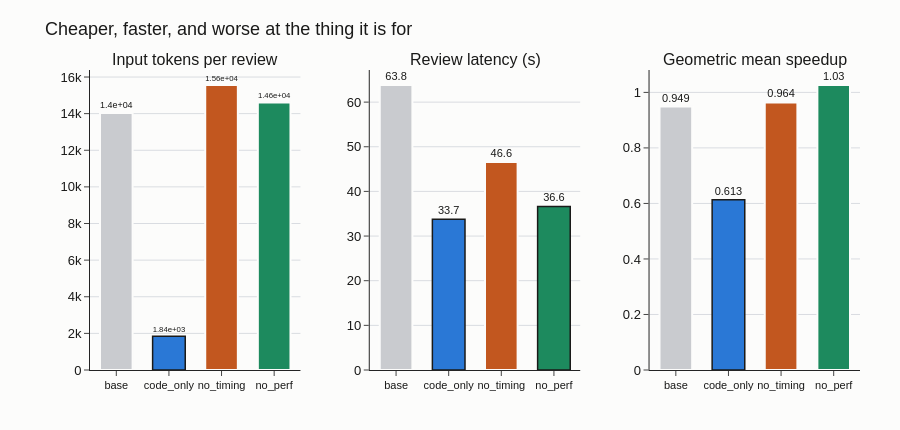

Here is the notebook cell this chart was saved with:
### Markdown cell above
## 6. What it cost

### Code cell
"""What each preset cost, beside the speedup it bought."""
figure = make_subplots(
    rows=1,
    cols=3,
    subplot_titles=[
        "Input tokens per review",
        "Review latency (s)",
        "Geometric mean speedup",
    ],
    horizontal_spacing=0.09,
)
panels = [
    ("end_to_end_cost", "mean_input_tokens", 1),
    ("end_to_end_cost", "mean_review_latency_s", 2),
    ("mean_median_speedup", "geometric_mean_speedup", 3),
]
for metric, reported, column in panels:
    for preset in PRESETS:
        row = cell(preset, metric, reported)
        value = number(row.get("estimate"))
        if value is None:
            continue
        figure.add_trace(
            go.Bar(
                x=[preset],
                y=[value],
                marker=dict(
                    color=COLOUR.get(preset, "#c9cbcf"),
                    line=dict(
                        color=INK if clears_zero(row) else SURFACE,
                        width=1.5 if clears_zero(row) else 2,
                    ),
                ),
                text=[f"{value:,.3g}"],
                textposition="outside",
                textfont=dict(size=11, color=INK),
                showlegend=False,
                width=0.62,
            ),
            row=1,
            col=column,
        )
    figure.update_yaxes(gridcolor=LINE, showgrid=True, row=1, col=column)
    figure.update_xaxes(tickfont=dict(size=11), row=1, col=column)
figure.update_layout(
    **LAYOUT,
    title="Cheaper, faster, and worse at the thing it is for",
    height=430,
    bargap=0.3,
)
figure.show()

### Figure 1 — Plotly figure (JSON) as saved in the notebook; plotly's stock layout.template omitted (floating-point values rounded to 4 significant figures)
{"data": [{"marker": {"color": "#c9cbcf", "line": {"color": "#fcfcfb", "width": 2}}, "showlegend": false, "text": ["1.4e+04"], "textfont": {"color": "#1a1a19", "size": 11}, "textposition": "outside", "type": "bar", "width": 0.62, "x": ["base"], "xaxis": "x", "y": [14030.0], "yaxis": "y"}, {"marker": {"color": "#2a78d6", "line": {"color": "#1a1a19", "width": 1.5}}, "showlegend": false, "text": ["1.84e+03"], "textfont": {"color": "#1a1a19", "size": 11}, "textposition": "outside", "type": "bar", "width": 0.62, "x": ["code_only"], "xaxis": "x", "y": [1838.0], "yaxis": "y"}, {"marker": {"color": "#c2571f", "line": {"color": "#fcfcfb", "width": 2}}, "showlegend": false, "text": ["1.56e+04"], "textfont": {"color": "#1a1a19", "size": 11}, "textposition": "outside", "type": "bar", "width": 0.62, "x": ["no_timing"], "xaxis": "x", "y": [15560.0], "yaxis": "y"}, {"marker": {"color": "#1d8a5e", "line": {"color": "#fcfcfb", "width": 2}}, "showlegend": false, "text": ["1.46e+04"], "textfont": {"color": "#1a1a19", "size": 11}, "textposition": "outside", "type": "bar", "width": 0.62, "x": ["no_perf"], "xaxis": "x", "y": [14600.0], "yaxis": "y"}, {"marker": {"color": "#c9cbcf", "line": {"color": "#fcfcfb", "width": 2}}, "showlegend": false, "text": ["63.8"], "textfont": {"color": "#1a1a19", "size": 11}, "textposition": "outside", "type": "bar", "width": 0.62, "x": ["base"], "xaxis": "x2", "y": [63.83], "yaxis": "y2"}, {"marker": {"color": "#2a78d6", "line": {"color": "#1a1a19", "width": 1.5}}, "showlegend": false, "text": ["33.7"], "textfont": {"color": "#1a1a19", "size": 11}, "textposition": "outside", "type": "bar", "width": 0.62, "x": ["code_only"], "xaxis": "x2", "y": [33.75], "yaxis": "y2"}, {"marker": {"color": "#c2571f", "line": {"color": "#fcfcfb", "width": 2}}, "showlegend": false, "text": ["46.6"], "textfont": {"color": "#1a1a19", "size": 11}, "textposition": "outside", "type": "bar", "width": 0.62, "x": ["no_timing"], "xaxis": "x2", "y": [46.61], "yaxis": "y2"}, {"marker": {"color": "#1d8a5e", "line": {"color": "#1a1a19", "width": 1.5}}, "showlegend": false, "text": ["36.6"], "textfont": {"color": "#1a1a19", "size": 11}, "textposition": "outside", "type": "bar", "width": 0.62, "x": ["no_perf"], "xaxis": "x2", "y": [36.62], "yaxis": "y2"}, {"marker": {"color": "#c9cbcf", "line": {"color": "#fcfcfb", "width": 2}}, "showlegend": false, "text": ["0.949"], "textfont": {"color": "#1a1a19", "size": 11}, "textposition": "outside", "type": "bar", "width": 0.62, "x": ["base"], "xaxis": "x3", "y": [0.9489], "yaxis": "y3"}, {"marker": {"color": "#2a78d6", "line": {"color": "#1a1a19", "width": 1.5}}, "showlegend": false, "text": ["0.613"], "textfont": {"color": "#1a1a19", "size": 11}, "textposition": "outside", "type": "bar", "width": 0.62, "x": ["code_only"], "xaxis": "x3", "y": [0.6135], "yaxis": "y3"}, {"marker": {"color": "#c2571f", "line": {"color": "#fcfcfb", "width": 2}}, "showlegend": false, "text": ["0.964"], "textfont": {"color": "#1a1a19", "size": 11}, "textposition": "outside", "type": "bar", "width": 0.62, "x": ["no_timing"], "xaxis": "x3", "y": [0.964], "yaxis": "y3"}, {"marker": {"color": "#1d8a5e", "line": {"color": "#fcfcfb", "width": 2}}, "showlegend": false, "text": ["1.03"], "textfont": {"color": "#1a1a19", "size": 11}, "textposition": "outside", "type": "bar", "width": 0.62, "x": ["no_perf"], "xaxis": "x3", "y": [1.027], "yaxis": "y3"}], "layout": {"annotations": [{"font": {"size": 16}, "showarrow": false, "text": "Input tokens per review", "x": 0.1367, "xanchor": "center", "xref": "paper", "y": 1.0, "yanchor": "bottom", "yref": "paper"}, {"font": {"size": 16}, "showarrow": false, "text": "Review latency (s)", "x": 0.5, "xanchor": "center", "xref": "paper", "y": 1.0, "yanchor": "bottom", "yref": "paper"}, {"font": {"size": 16}, "showarrow": false, "text": "Geometric mean speedup", "x": 0.8633, "xanchor": "center", "xref": "paper", "y": 1.0, "yanchor": "bottom", "yref": "paper"}], "bargap": 0.3, "font": {"color": "#1a1a19", "family": "Helvetica, Arial, sans-serif", "size": 13}, "height": 430, "legend": {"font": {"size": 12}, "orientation": "h", "x": 0, "y": 1.08}, "margin": {"b": 60, "l": 90, "r": 40, "t": 70}, "paper_bgcolor": "#fcfcfb", "plot_bgcolor": "#fcfcfb", "title": {"text": "Cheaper, faster, and worse at the thing it is for"}, "xaxis": {"anchor": "y", "domain": [0.0, 0.2733], "tickfont": {"size": 11}}, "xaxis2": {"anchor": "y2", "domain": [0.3633, 0.6367], "tickfont": {"size": 11}}, "xaxis3": {"anchor": "y3", "domain": [0.7267, 1.0], "tickfont": {"size": 11}}, "yaxis": {"anchor": "x", "domain": [0.0, 1.0], "gridcolor": "#d9dce1", "showgrid": true}, "yaxis2": {"anchor": "x2", "domain": [0.0, 1.0], "gridcolor": "#d9dce1", "showgrid": true}, "yaxis3": {"anchor": "x3", "domain": [0.0, 1.0], "gridcolor": "#d9dce1", "showgrid": true}}}
